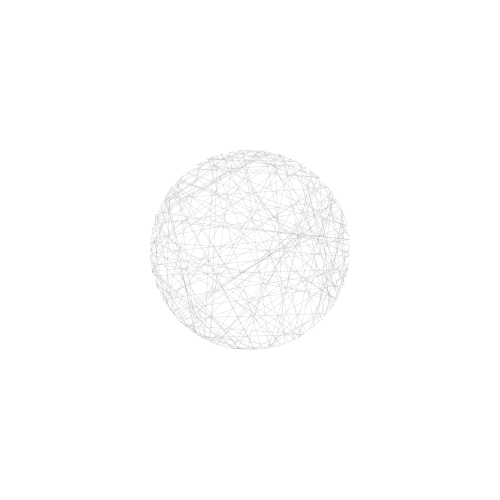
Frame 1 (no input)
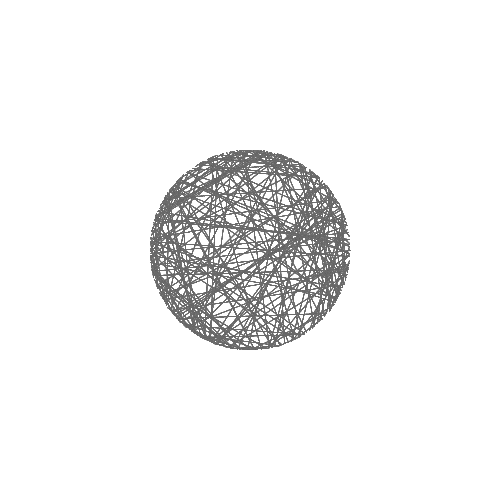
Frame 60 (the mouse pressed at the canvas centre just before this capture)
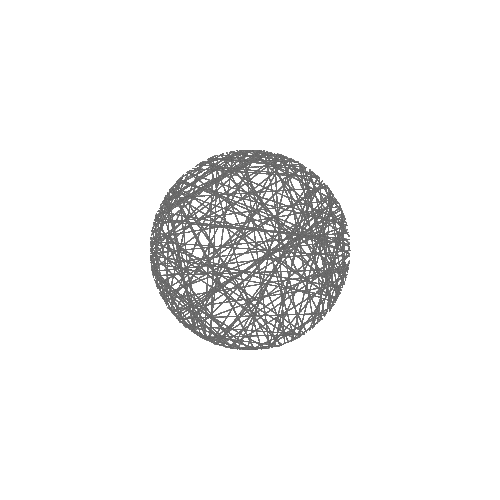
Frame 120 (the mouse held since frame 60 and released just before this capture)

The Processing sketch that drew these frames (run headless with seeded random() and noise(); from frame 60 on, the mouse is pressed at the canvas centre):

// Processing sketch: circle_connected
// ── circle_connected.pde

  float x;
  float y;
  float x2;
  float y2;
  
  float r = 100; 
  float i2;
  float i_top;
  float i_bottom;

  int steps = 200;
  int step_size = 1;

void setup() {
  size(500,500);
  background(255,255,255);
}

void draw() {
  for (float i = 1; i <= steps; i += step_size) {
   
    i2 = trans(i);
    
    i_top = map(i, 1, 10, 0, 179);
    x = cos(radians(i_top)) * r;
    y = sin(radians(i_top)) * r;
    
    i_bottom = map(i2, 1, 10, 180, 359);
    x2 = cos(radians(i_bottom)) * r;
    y2 = sin(radians(i_bottom)) * r;
    
    println(i, i2, x, x2, y, y2);
    
    pushMatrix();
      translate(width/2, height/2);
      strokeWeight(0.5);
      stroke(100,100,100,50);
      line(x, y, x2, y2);
      
    popMatrix();
    
  }
}


  float trans(float x) {
    
    float new_x = 1/(3/x * sin(2*x));
        
    return new_x;
    
  }
